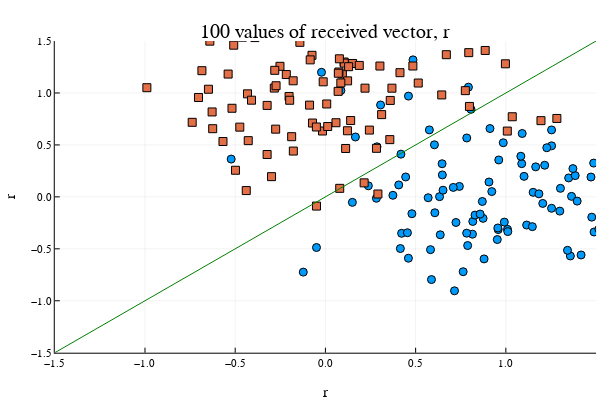

The cell this chart's notebook holds for it:
### Code cell
# 17. เขียนโปรแกรมด้วยจูเลียเพื่อแสดงเวกเตอร์สองค่าที่ขาออกของชุดตัวสหสัมพันธ์เมื่อส่งรูปคลื่นสัญญาณ s0(t) และ s1(t) สมมติช่อง
# สัญญาณเจือปนสัญญาณรบกวนด้วยความแปรปรวน σ2 = 0.25 (เท่ากับค่ากําลัง) ด้วยคําสั่งต่อไปนี้ ตามด้วย shift+enter
# Simulate 100 values of recieved vectors (r0,r1)
# that equal to s_i+n, where n is Gaussian RV,
# mean=0, variance=N0/2=0.25
#
using Plots
using LaTeXStrings
plotly()
mean=0
sigma=0.5
vs0=[1 0]
vs1=[0 1]
n0=sigma*randn(100)
n1=sigma*randn(100)
n2=sigma*randn(100)
n3=sigma*randn(100)
x1=vs0[1].+n0
y1=n1
x2=n2
y2=vs1[2].+n3
plot(x1,y1,seriestype=:scatter,title="100 values of received vector, r"
,markershape=:circle,markersize=4)
plot!(x2,y2,seriestype=:scatter,markershape=:rect,markersize=4)
plot!(xlabel="r ",ylabel="r ",legend=:none)
plot!(xlim=(-1.5,1.5),ylim=(-1.5,1.5))
x_bound = range(-1.5,stop=1.5,length=100)
y_bound = x_bound
plot!(y_bound,x_bound,color=:green)
